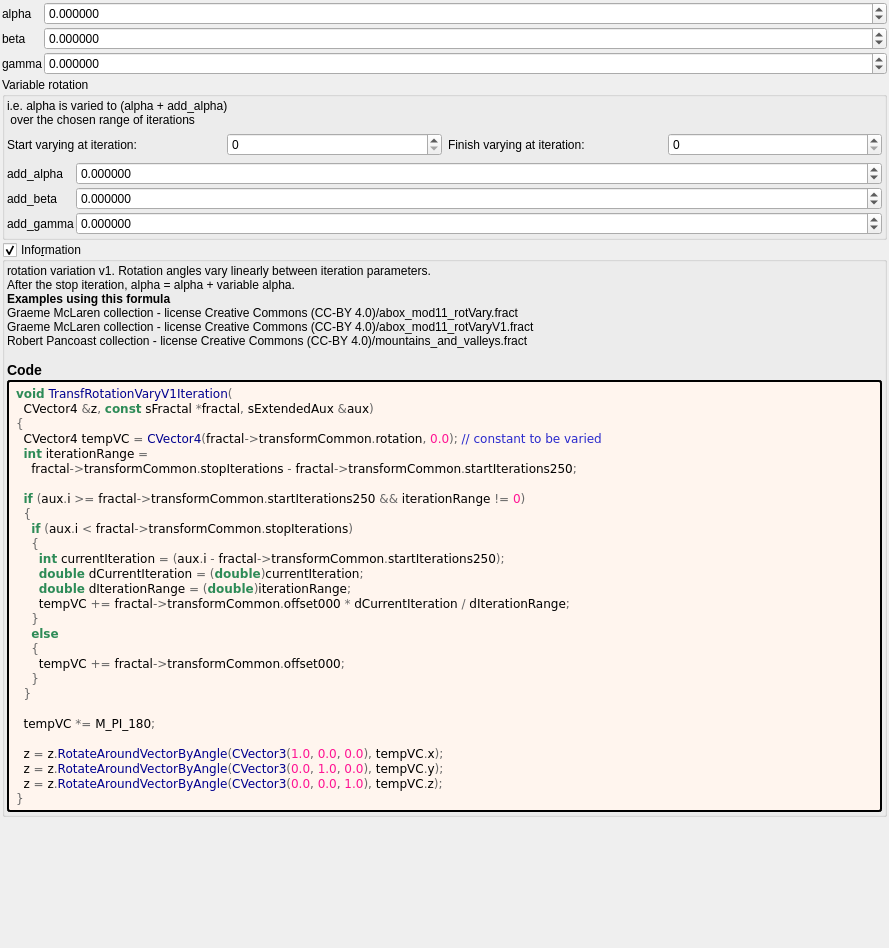
<?xml version="1.0" encoding="UTF-8"?>
<ui version="4.0">
 <class>transf_rotation_vary_v1</class>
 <widget class="QWidget" name="Form">
  <property name="geometry">
   <rect>
    <x>0</x>
    <y>0</y>
    <width>889</width>
    <height>948</height>
   </rect>
  </property>
  <property name="windowTitle">
   <string notr="true">transf_rotation_vary_v1</string>
  </property>
  <layout class="QVBoxLayout" name="verticalLayout">
   <property name="spacing">
    <number>2</number>
   </property>
   <property name="leftMargin">
    <number>2</number>
   </property>
   <property name="topMargin">
    <number>2</number>
   </property>
   <property name="rightMargin">
    <number>2</number>
   </property>
   <property name="bottomMargin">
    <number>2</number>
   </property>
   <item>
    <layout class="QGridLayout" name="gridLayout_2" columnstretch="0,1">
     <property name="spacing">
      <number>2</number>
     </property>
     <item row="0" column="1">
      <widget class="MyDoubleSpinBox" name="spinboxd3_transf_rotation_x">
       <property name="sizePolicy">
        <sizepolicy hsizetype="Minimum" vsizetype="Maximum">
         <horstretch>0</horstretch>
         <verstretch>0</verstretch>
        </sizepolicy>
       </property>
       <property name="prefix">
        <string/>
       </property>
       <property name="suffix">
        <string/>
       </property>
       <property name="decimals">
        <number>6</number>
       </property>
       <property name="minimum">
        <double>-36000.000000000000000</double>
       </property>
       <property name="maximum">
        <double>36000.000000000000000</double>
       </property>
       <property name="singleStep">
        <double>1.000000000000000</double>
       </property>
      </widget>
     </item>
     <item row="0" column="0">
      <widget class="QLabel" name="label_13">
       <property name="text">
        <string notr="true">alpha</string>
       </property>
      </widget>
     </item>
     <item row="1" column="1">
      <widget class="MyDoubleSpinBox" name="spinboxd3_transf_rotation_y">
       <property name="sizePolicy">
        <sizepolicy hsizetype="Minimum" vsizetype="Maximum">
         <horstretch>0</horstretch>
         <verstretch>0</verstretch>
        </sizepolicy>
       </property>
       <property name="prefix">
        <string/>
       </property>
       <property name="suffix">
        <string/>
       </property>
       <property name="decimals">
        <number>6</number>
       </property>
       <property name="minimum">
        <double>-36000.000000000000000</double>
       </property>
       <property name="maximum">
        <double>36000.000000000000000</double>
       </property>
       <property name="singleStep">
        <double>1.000000000000000</double>
       </property>
      </widget>
     </item>
     <item row="2" column="0">
      <widget class="QLabel" name="label_15">
       <property name="text">
        <string notr="true">gamma</string>
       </property>
      </widget>
     </item>
     <item row="1" column="0">
      <widget class="QLabel" name="label_14">
       <property name="text">
        <string notr="true">beta</string>
       </property>
      </widget>
     </item>
     <item row="2" column="1">
      <widget class="MyDoubleSpinBox" name="spinboxd3_transf_rotation_z">
       <property name="sizePolicy">
        <sizepolicy hsizetype="Minimum" vsizetype="Maximum">
         <horstretch>0</horstretch>
         <verstretch>0</verstretch>
        </sizepolicy>
       </property>
       <property name="prefix">
        <string/>
       </property>
       <property name="suffix">
        <string/>
       </property>
       <property name="decimals">
        <number>6</number>
       </property>
       <property name="minimum">
        <double>-36000.000000000000000</double>
       </property>
       <property name="maximum">
        <double>36000.000000000000000</double>
       </property>
       <property name="singleStep">
        <double>1.000000000000000</double>
       </property>
      </widget>
     </item>
    </layout>
   </item>
   <item>
    <widget class="QGroupBox" name="groupBox">
     <property name="title">
      <string>Variable rotation</string>
     </property>
     <layout class="QVBoxLayout" name="verticalLayout_3">
      <property name="leftMargin">
       <number>2</number>
      </property>
      <property name="topMargin">
       <number>2</number>
      </property>
      <property name="rightMargin">
       <number>2</number>
      </property>
      <property name="bottomMargin">
       <number>2</number>
      </property>
      <item>
       <widget class="QLabel" name="label_168">
        <property name="text">
         <string notr="true">i.e. alpha is varied to (alpha + add_alpha)
 over the chosen range of iterations</string>
        </property>
       </widget>
      </item>
      <item>
       <layout class="QGridLayout" name="gridLayout_45">
        <item row="0" column="2">
         <widget class="QLabel" name="label_169">
          <property name="text">
           <string>Finish varying at iteration:</string>
          </property>
          <property name="wordWrap">
           <bool>true</bool>
          </property>
         </widget>
        </item>
        <item row="0" column="3">
         <widget class="MySpinBox" name="spinboxInt_transf_stop_iterations">
          <property name="sizePolicy">
           <sizepolicy hsizetype="Minimum" vsizetype="Maximum">
            <horstretch>0</horstretch>
            <verstretch>0</verstretch>
           </sizepolicy>
          </property>
          <property name="maximum">
           <number>999</number>
          </property>
         </widget>
        </item>
        <item row="0" column="1">
         <widget class="MySpinBox" name="spinboxInt_transf_start_iterations_250">
          <property name="sizePolicy">
           <sizepolicy hsizetype="Minimum" vsizetype="Maximum">
            <horstretch>0</horstretch>
            <verstretch>0</verstretch>
           </sizepolicy>
          </property>
          <property name="maximum">
           <number>999</number>
          </property>
         </widget>
        </item>
        <item row="0" column="0">
         <widget class="QLabel" name="label_171">
          <property name="text">
           <string>Start varying at iteration:</string>
          </property>
          <property name="wordWrap">
           <bool>true</bool>
          </property>
         </widget>
        </item>
       </layout>
      </item>
      <item>
       <layout class="QGridLayout" name="gridLayout_44" columnstretch="0,1">
        <property name="spacing">
         <number>2</number>
        </property>
        <item row="2" column="1">
         <widget class="MyDoubleSpinBox" name="spinbox3_transf_offset_000_z">
          <property name="sizePolicy">
           <sizepolicy hsizetype="Minimum" vsizetype="Maximum">
            <horstretch>0</horstretch>
            <verstretch>0</verstretch>
           </sizepolicy>
          </property>
          <property name="prefix">
           <string/>
          </property>
          <property name="suffix">
           <string/>
          </property>
          <property name="decimals">
           <number>6</number>
          </property>
          <property name="minimum">
           <double>-36000.000000000000000</double>
          </property>
          <property name="maximum">
           <double>36000.000000000000000</double>
          </property>
          <property name="singleStep">
           <double>1.000000000000000</double>
          </property>
         </widget>
        </item>
        <item row="0" column="0">
         <widget class="QLabel" name="label_167">
          <property name="text">
           <string notr="true">add_alpha</string>
          </property>
         </widget>
        </item>
        <item row="2" column="0">
         <widget class="QLabel" name="label_161">
          <property name="text">
           <string notr="true">add_gamma</string>
          </property>
         </widget>
        </item>
        <item row="1" column="1">
         <widget class="MyDoubleSpinBox" name="spinbox3_transf_offset_000_y">
          <property name="sizePolicy">
           <sizepolicy hsizetype="Minimum" vsizetype="Maximum">
            <horstretch>0</horstretch>
            <verstretch>0</verstretch>
           </sizepolicy>
          </property>
          <property name="prefix">
           <string/>
          </property>
          <property name="suffix">
           <string/>
          </property>
          <property name="decimals">
           <number>6</number>
          </property>
          <property name="minimum">
           <double>-36000.000000000000000</double>
          </property>
          <property name="maximum">
           <double>36000.000000000000000</double>
          </property>
          <property name="singleStep">
           <double>1.000000000000000</double>
          </property>
         </widget>
        </item>
        <item row="1" column="0">
         <widget class="QLabel" name="label_165">
          <property name="text">
           <string notr="true">add_beta</string>
          </property>
         </widget>
        </item>
        <item row="0" column="1">
         <widget class="MyDoubleSpinBox" name="spinbox3_transf_offset_000_x">
          <property name="sizePolicy">
           <sizepolicy hsizetype="Minimum" vsizetype="Maximum">
            <horstretch>0</horstretch>
            <verstretch>0</verstretch>
           </sizepolicy>
          </property>
          <property name="prefix">
           <string/>
          </property>
          <property name="suffix">
           <string/>
          </property>
          <property name="decimals">
           <number>6</number>
          </property>
          <property name="minimum">
           <double>-36000.000000000000000</double>
          </property>
          <property name="maximum">
           <double>36000.000000000000000</double>
          </property>
          <property name="singleStep">
           <double>1.000000000000000</double>
          </property>
         </widget>
        </item>
       </layout>
      </item>
     </layout>
    </widget>
   </item>
   <item>
    <widget class="MyGroupBox" name="groupCheck_info">
     <property name="title">
      <string>Info&amp;rmation</string>
     </property>
     <property name="flat">
      <bool>false</bool>
     </property>
     <property name="checkable">
      <bool>true</bool>
     </property>
     <layout class="QVBoxLayout" name="verticalLayout_2">
      <property name="spacing">
       <number>2</number>
      </property>
      <property name="leftMargin">
       <number>2</number>
      </property>
      <property name="topMargin">
       <number>2</number>
      </property>
      <property name="rightMargin">
       <number>2</number>
      </property>
      <property name="bottomMargin">
       <number>2</number>
      </property>
      <item>
       <widget class="QLabel" name="label_information_general">
        <property name="text">
         <string notr="true">&lt;p&gt;rotation variation v1. Rotation angles vary linearly between iteration parameters.&lt;br&gt;After the stop iteration, alpha = alpha + variable alpha.&lt;/p&gt;&lt;table&gt;
&lt;/table&gt;
&lt;br&gt;&lt;b&gt;Examples using this formula&lt;/b&gt;&lt;br&gt;Graeme McLaren  collection - license Creative Commons  (CC-BY 4.0)/abox_mod11_rotVary.fract&lt;br&gt;Graeme McLaren  collection - license Creative Commons  (CC-BY 4.0)/abox_mod11_rotVaryV1.fract&lt;br&gt;Robert Pancoast collection - license Creative Commons (CC-BY 4.0)/mountains_and_valleys.fract&lt;h3&gt;Code&lt;/h3&gt;</string>
        </property>
        <property name="wordWrap">
         <bool>true</bool>
        </property>
        <property name="openExternalLinks">
         <bool>true</bool>
        </property>
        <property name="textInteractionFlags">
         <set>Qt::LinksAccessibleByMouse|Qt::TextSelectableByMouse</set>
        </property>
       </widget>
      </item>
      <item>
       <widget class="QLabel" name="label_code_content">
        <property name="styleSheet">
         <string notr="true">border-style: outset; border-width: 2px; border-radius: 3px; border-color: black; background-color: #fff5ee; padding: 4px;</string>
        </property>
        <property name="text">
         <string notr="true">&lt;body style=&quot;background-color:#fff5ee&quot;&gt;
&lt;pre style=&quot;color:#000000; background-color:#fff5ee;  font-family:'Courier New',monospace;&quot;&gt;&lt;span style=&quot;color:#2e8b57; font-weight:bold&quot;&gt;void&lt;/span&gt; &lt;span style=&quot;color:#00008f&quot;&gt;TransfRotationVaryV1Iteration&lt;/span&gt;&lt;span style=&quot;color:#676767&quot;&gt;(&lt;/span&gt;
  CVector4 &lt;span style=&quot;color:#676767&quot;&gt;&amp;amp;&lt;/span&gt;z&lt;span style=&quot;color:#676767&quot;&gt;,&lt;/span&gt; &lt;span style=&quot;color:#2e8b57; font-weight:bold&quot;&gt;const&lt;/span&gt; sFractal &lt;span style=&quot;color:#676767&quot;&gt;*&lt;/span&gt;fractal&lt;span style=&quot;color:#676767&quot;&gt;,&lt;/span&gt; sExtendedAux &lt;span style=&quot;color:#676767&quot;&gt;&amp;amp;&lt;/span&gt;aux&lt;span style=&quot;color:#676767&quot;&gt;)&lt;/span&gt;
&lt;span style=&quot;color:#676767&quot;&gt;{&lt;/span&gt;
  CVector4 tempVC &lt;span style=&quot;color:#676767&quot;&gt;=&lt;/span&gt; &lt;span style=&quot;color:#00008f&quot;&gt;CVector4&lt;/span&gt;&lt;span style=&quot;color:#676767&quot;&gt;(&lt;/span&gt;fractal&lt;span style=&quot;color:#676767&quot;&gt;-&amp;gt;&lt;/span&gt;transformCommon&lt;span style=&quot;color:#676767&quot;&gt;.&lt;/span&gt;rotation&lt;span style=&quot;color:#676767&quot;&gt;,&lt;/span&gt; &lt;span style=&quot;color:#ff1493&quot;&gt;0.0&lt;/span&gt;&lt;span style=&quot;color:#676767&quot;&gt;);&lt;/span&gt; &lt;span style=&quot;color:#2929cc&quot;&gt;// constant to be varied&lt;/span&gt;
  &lt;span style=&quot;color:#2e8b57; font-weight:bold&quot;&gt;int&lt;/span&gt; iterationRange &lt;span style=&quot;color:#676767&quot;&gt;=&lt;/span&gt;
    fractal&lt;span style=&quot;color:#676767&quot;&gt;-&amp;gt;&lt;/span&gt;transformCommon&lt;span style=&quot;color:#676767&quot;&gt;.&lt;/span&gt;stopIterations &lt;span style=&quot;color:#676767&quot;&gt;-&lt;/span&gt; fractal&lt;span style=&quot;color:#676767&quot;&gt;-&amp;gt;&lt;/span&gt;transformCommon&lt;span style=&quot;color:#676767&quot;&gt;.&lt;/span&gt;startIterations250&lt;span style=&quot;color:#676767&quot;&gt;;&lt;/span&gt;

  &lt;span style=&quot;color:#2e8b57; font-weight:bold&quot;&gt;if&lt;/span&gt; &lt;span style=&quot;color:#676767&quot;&gt;(&lt;/span&gt;aux&lt;span style=&quot;color:#676767&quot;&gt;.&lt;/span&gt;i &lt;span style=&quot;color:#676767&quot;&gt;&amp;gt;=&lt;/span&gt; fractal&lt;span style=&quot;color:#676767&quot;&gt;-&amp;gt;&lt;/span&gt;transformCommon&lt;span style=&quot;color:#676767&quot;&gt;.&lt;/span&gt;startIterations250 &lt;span style=&quot;color:#676767&quot;&gt;&amp;amp;&amp;amp;&lt;/span&gt; iterationRange &lt;span style=&quot;color:#676767&quot;&gt;!=&lt;/span&gt; &lt;span style=&quot;color:#ff1493&quot;&gt;0&lt;/span&gt;&lt;span style=&quot;color:#676767&quot;&gt;)&lt;/span&gt;
  &lt;span style=&quot;color:#676767&quot;&gt;{&lt;/span&gt;
    &lt;span style=&quot;color:#2e8b57; font-weight:bold&quot;&gt;if&lt;/span&gt; &lt;span style=&quot;color:#676767&quot;&gt;(&lt;/span&gt;aux&lt;span style=&quot;color:#676767&quot;&gt;.&lt;/span&gt;i &lt;span style=&quot;color:#676767&quot;&gt;&amp;lt;&lt;/span&gt; fractal&lt;span style=&quot;color:#676767&quot;&gt;-&amp;gt;&lt;/span&gt;transformCommon&lt;span style=&quot;color:#676767&quot;&gt;.&lt;/span&gt;stopIterations&lt;span style=&quot;color:#676767&quot;&gt;)&lt;/span&gt;
    &lt;span style=&quot;color:#676767&quot;&gt;{&lt;/span&gt;
      &lt;span style=&quot;color:#2e8b57; font-weight:bold&quot;&gt;int&lt;/span&gt; currentIteration &lt;span style=&quot;color:#676767&quot;&gt;= (&lt;/span&gt;aux&lt;span style=&quot;color:#676767&quot;&gt;.&lt;/span&gt;i &lt;span style=&quot;color:#676767&quot;&gt;-&lt;/span&gt; fractal&lt;span style=&quot;color:#676767&quot;&gt;-&amp;gt;&lt;/span&gt;transformCommon&lt;span style=&quot;color:#676767&quot;&gt;.&lt;/span&gt;startIterations250&lt;span style=&quot;color:#676767&quot;&gt;);&lt;/span&gt;
      &lt;span style=&quot;color:#2e8b57; font-weight:bold&quot;&gt;double&lt;/span&gt; dCurrentIteration &lt;span style=&quot;color:#676767&quot;&gt;= (&lt;/span&gt;&lt;span style=&quot;color:#2e8b57; font-weight:bold&quot;&gt;double&lt;/span&gt;&lt;span style=&quot;color:#676767&quot;&gt;)&lt;/span&gt;currentIteration&lt;span style=&quot;color:#676767&quot;&gt;;&lt;/span&gt;
      &lt;span style=&quot;color:#2e8b57; font-weight:bold&quot;&gt;double&lt;/span&gt; dIterationRange &lt;span style=&quot;color:#676767&quot;&gt;= (&lt;/span&gt;&lt;span style=&quot;color:#2e8b57; font-weight:bold&quot;&gt;double&lt;/span&gt;&lt;span style=&quot;color:#676767&quot;&gt;)&lt;/span&gt;iterationRange&lt;span style=&quot;color:#676767&quot;&gt;;&lt;/span&gt;
      tempVC &lt;span style=&quot;color:#676767&quot;&gt;+=&lt;/span&gt; fractal&lt;span style=&quot;color:#676767&quot;&gt;-&amp;gt;&lt;/span&gt;transformCommon&lt;span style=&quot;color:#676767&quot;&gt;.&lt;/span&gt;offset000 &lt;span style=&quot;color:#676767&quot;&gt;*&lt;/span&gt; dCurrentIteration &lt;span style=&quot;color:#676767&quot;&gt;/&lt;/span&gt; dIterationRange&lt;span style=&quot;color:#676767&quot;&gt;;&lt;/span&gt;
    &lt;span style=&quot;color:#676767&quot;&gt;}&lt;/span&gt;
    &lt;span style=&quot;color:#2e8b57; font-weight:bold&quot;&gt;else&lt;/span&gt;
    &lt;span style=&quot;color:#676767&quot;&gt;{&lt;/span&gt;
      tempVC &lt;span style=&quot;color:#676767&quot;&gt;+=&lt;/span&gt; fractal&lt;span style=&quot;color:#676767&quot;&gt;-&amp;gt;&lt;/span&gt;transformCommon&lt;span style=&quot;color:#676767&quot;&gt;.&lt;/span&gt;offset000&lt;span style=&quot;color:#676767&quot;&gt;;&lt;/span&gt;
    &lt;span style=&quot;color:#676767&quot;&gt;}&lt;/span&gt;
  &lt;span style=&quot;color:#676767&quot;&gt;}&lt;/span&gt;

  tempVC &lt;span style=&quot;color:#676767&quot;&gt;*=&lt;/span&gt; M_PI_180&lt;span style=&quot;color:#676767&quot;&gt;;&lt;/span&gt;

  z &lt;span style=&quot;color:#676767&quot;&gt;=&lt;/span&gt; z&lt;span style=&quot;color:#676767&quot;&gt;.&lt;/span&gt;&lt;span style=&quot;color:#00008f&quot;&gt;RotateAroundVectorByAngle&lt;/span&gt;&lt;span style=&quot;color:#676767&quot;&gt;(&lt;/span&gt;&lt;span style=&quot;color:#00008f&quot;&gt;CVector3&lt;/span&gt;&lt;span style=&quot;color:#676767&quot;&gt;(&lt;/span&gt;&lt;span style=&quot;color:#ff1493&quot;&gt;1.0&lt;/span&gt;&lt;span style=&quot;color:#676767&quot;&gt;,&lt;/span&gt; &lt;span style=&quot;color:#ff1493&quot;&gt;0.0&lt;/span&gt;&lt;span style=&quot;color:#676767&quot;&gt;,&lt;/span&gt; &lt;span style=&quot;color:#ff1493&quot;&gt;0.0&lt;/span&gt;&lt;span style=&quot;color:#676767&quot;&gt;),&lt;/span&gt; tempVC&lt;span style=&quot;color:#676767&quot;&gt;.&lt;/span&gt;x&lt;span style=&quot;color:#676767&quot;&gt;);&lt;/span&gt;
  z &lt;span style=&quot;color:#676767&quot;&gt;=&lt;/span&gt; z&lt;span style=&quot;color:#676767&quot;&gt;.&lt;/span&gt;&lt;span style=&quot;color:#00008f&quot;&gt;RotateAroundVectorByAngle&lt;/span&gt;&lt;span style=&quot;color:#676767&quot;&gt;(&lt;/span&gt;&lt;span style=&quot;color:#00008f&quot;&gt;CVector3&lt;/span&gt;&lt;span style=&quot;color:#676767&quot;&gt;(&lt;/span&gt;&lt;span style=&quot;color:#ff1493&quot;&gt;0.0&lt;/span&gt;&lt;span style=&quot;color:#676767&quot;&gt;,&lt;/span&gt; &lt;span style=&quot;color:#ff1493&quot;&gt;1.0&lt;/span&gt;&lt;span style=&quot;color:#676767&quot;&gt;,&lt;/span&gt; &lt;span style=&quot;color:#ff1493&quot;&gt;0.0&lt;/span&gt;&lt;span style=&quot;color:#676767&quot;&gt;),&lt;/span&gt; tempVC&lt;span style=&quot;color:#676767&quot;&gt;.&lt;/span&gt;y&lt;span style=&quot;color:#676767&quot;&gt;);&lt;/span&gt;
  z &lt;span style=&quot;color:#676767&quot;&gt;=&lt;/span&gt; z&lt;span style=&quot;color:#676767&quot;&gt;.&lt;/span&gt;&lt;span style=&quot;color:#00008f&quot;&gt;RotateAroundVectorByAngle&lt;/span&gt;&lt;span style=&quot;color:#676767&quot;&gt;(&lt;/span&gt;&lt;span style=&quot;color:#00008f&quot;&gt;CVector3&lt;/span&gt;&lt;span style=&quot;color:#676767&quot;&gt;(&lt;/span&gt;&lt;span style=&quot;color:#ff1493&quot;&gt;0.0&lt;/span&gt;&lt;span style=&quot;color:#676767&quot;&gt;,&lt;/span&gt; &lt;span style=&quot;color:#ff1493&quot;&gt;0.0&lt;/span&gt;&lt;span style=&quot;color:#676767&quot;&gt;,&lt;/span&gt; &lt;span style=&quot;color:#ff1493&quot;&gt;1.0&lt;/span&gt;&lt;span style=&quot;color:#676767&quot;&gt;),&lt;/span&gt; tempVC&lt;span style=&quot;color:#676767&quot;&gt;.&lt;/span&gt;z&lt;span style=&quot;color:#676767&quot;&gt;);&lt;/span&gt;
&lt;span style=&quot;color:#676767&quot;&gt;}&lt;/span&gt;
&lt;/pre&gt;
&lt;/body&gt;</string>
        </property>
        <property name="wordWrap">
         <bool>true</bool>
        </property>
        <property name="openExternalLinks">
         <bool>true</bool>
        </property>
        <property name="textInteractionFlags">
         <set>Qt::LinksAccessibleByMouse|Qt::TextSelectableByMouse</set>
        </property>
       </widget>
      </item>
     </layout>
    </widget>
   </item>
   <item>
    <spacer name="verticalSpacer">
     <property name="orientation">
      <enum>Qt::Vertical</enum>
     </property>
     <property name="sizeHint" stdset="0">
      <size>
       <width>20</width>
       <height>40</height>
      </size>
     </property>
    </spacer>
   </item>
  </layout>
 </widget>
 <customwidgets>
  <customwidget>
   <class>MyGroupBox</class>
   <extends>QGroupBox</extends>
   <header>my_group_box.h</header>
   <container>1</container>
  </customwidget>
  <customwidget>
   <class>MyDoubleSpinBox</class>
   <extends>QDoubleSpinBox</extends>
   <header>my_double_spin_box.h</header>
  </customwidget>
  <customwidget>
   <class>MySpinBox</class>
   <extends>QSpinBox</extends>
   <header>my_spin_box.h</header>
  </customwidget>
 </customwidgets>
 <tabstops>
  <tabstop>spinboxd3_transf_rotation_y</tabstop>
  <tabstop>spinboxInt_transf_start_iterations_250</tabstop>
  <tabstop>spinboxInt_transf_stop_iterations</tabstop>
  <tabstop>spinbox3_transf_offset_000_x</tabstop>
  <tabstop>spinbox3_transf_offset_000_y</tabstop>
  <tabstop>spinbox3_transf_offset_000_z</tabstop>
  <tabstop>groupCheck_info</tabstop>
 </tabstops>
 <resources/>
 <connections/>
</ui>
